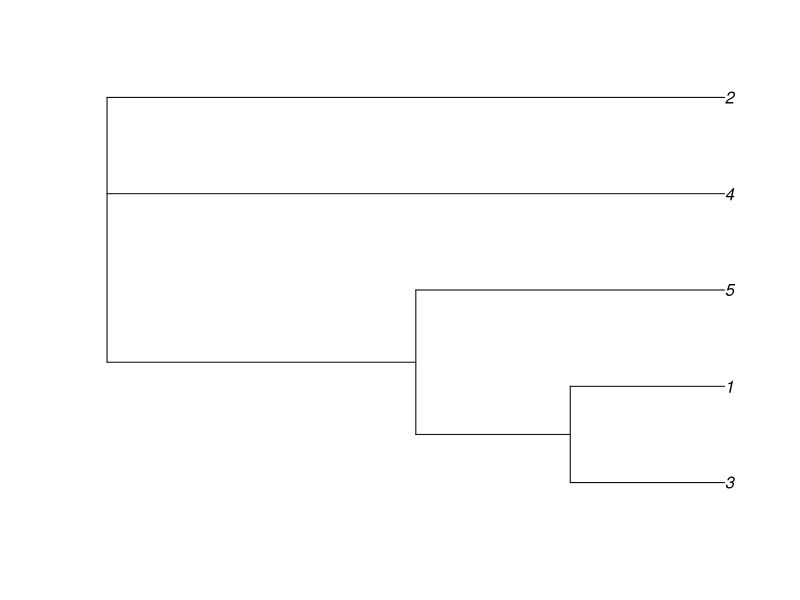
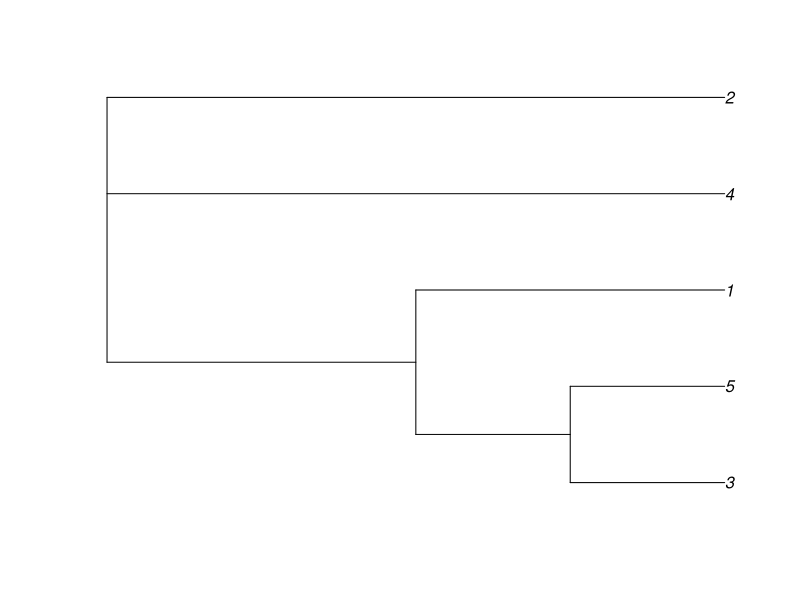
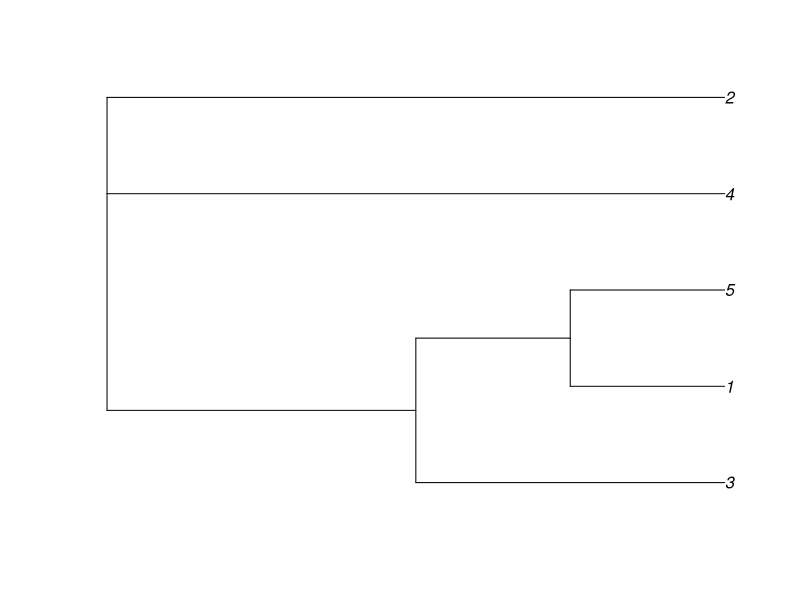
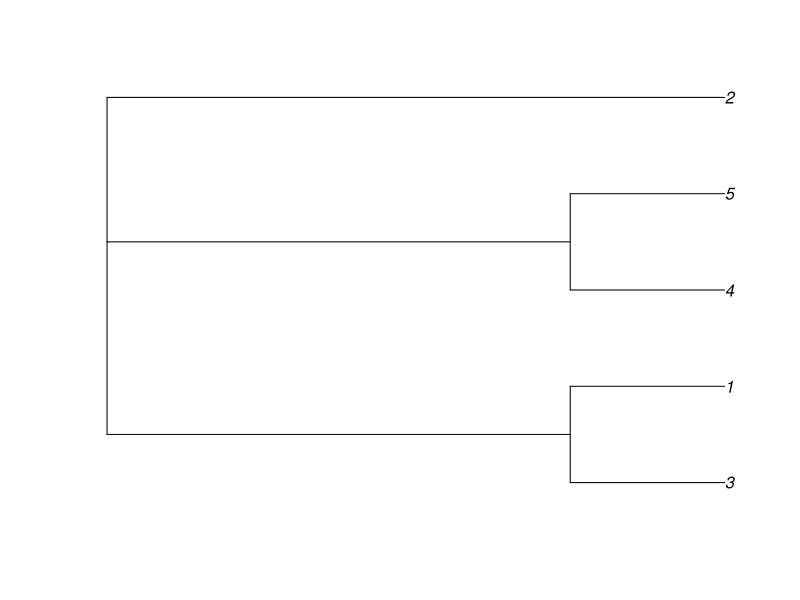
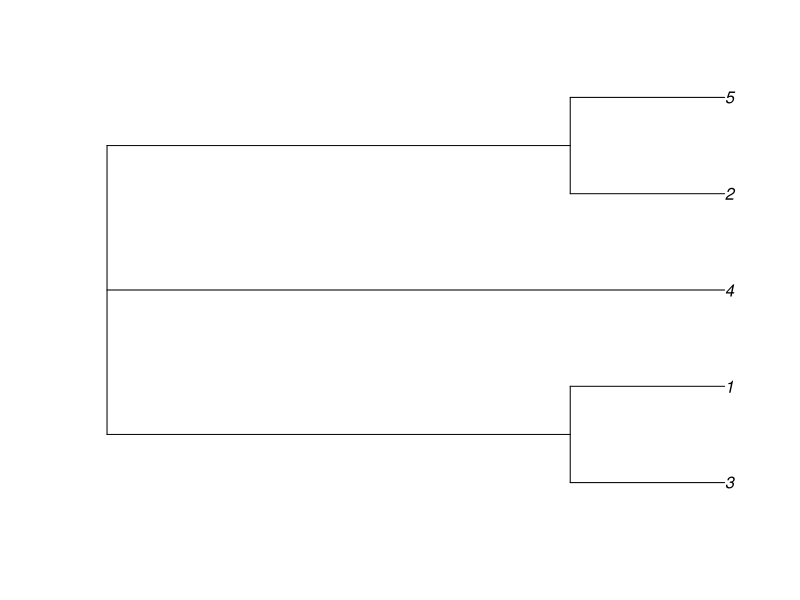
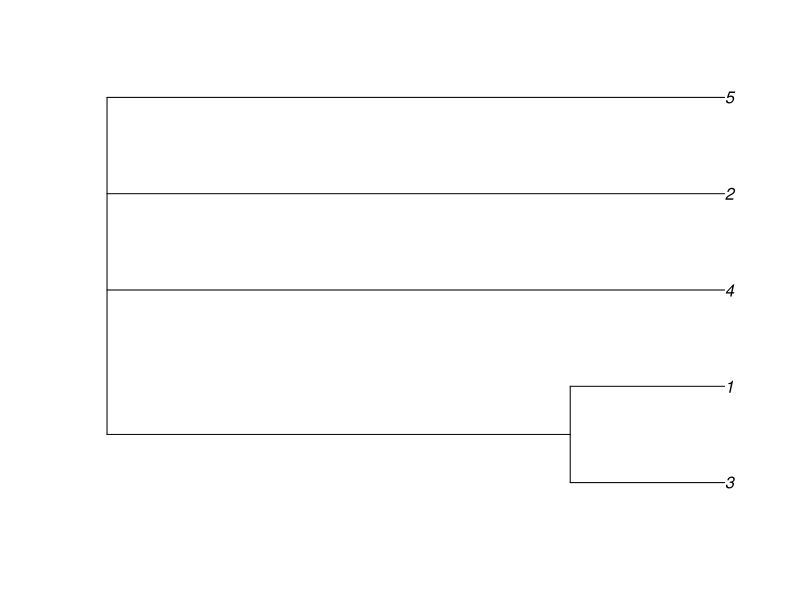
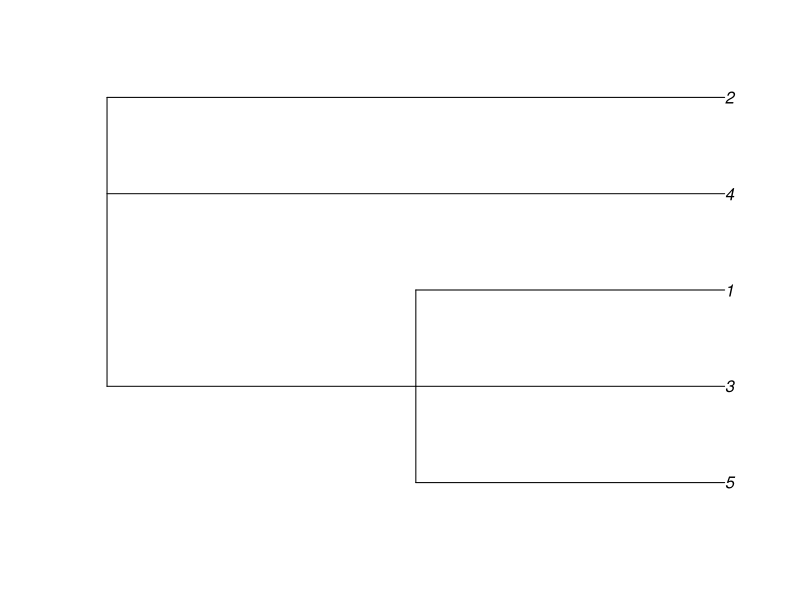
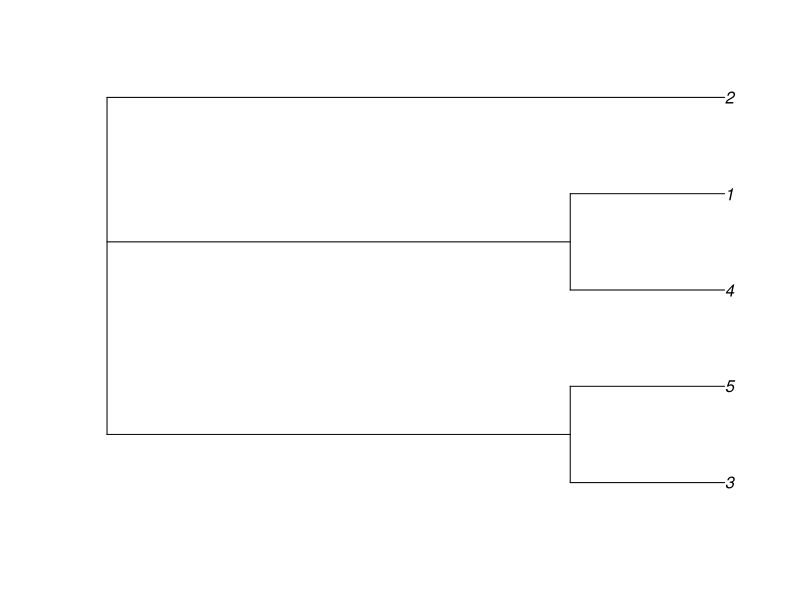

Generate these figures, in order, with R:
# install.packages('phytools');
require('phytools');

# Using allFurcTrees.
LEAF_COUNT = 5;
all_trees = allFurcTrees(LEAF_COUNT);
write.tree(all_trees, paste("all_trees_", LEAF_COUNT, ".txt", sep=""));
plot(all_trees);

# Using multi2di.
trees <- do.call(c, lapply(1:1000, function(x) multi2di(starTree(LETTERS[1:LEAF_COUNT]))))
uniqueTrees <- unique.multiPhylo(trees)
length(uniqueTrees);
write.tree(uniqueTrees, paste("all_trees_", LEAF_COUNT, ".txt", sep=""));
